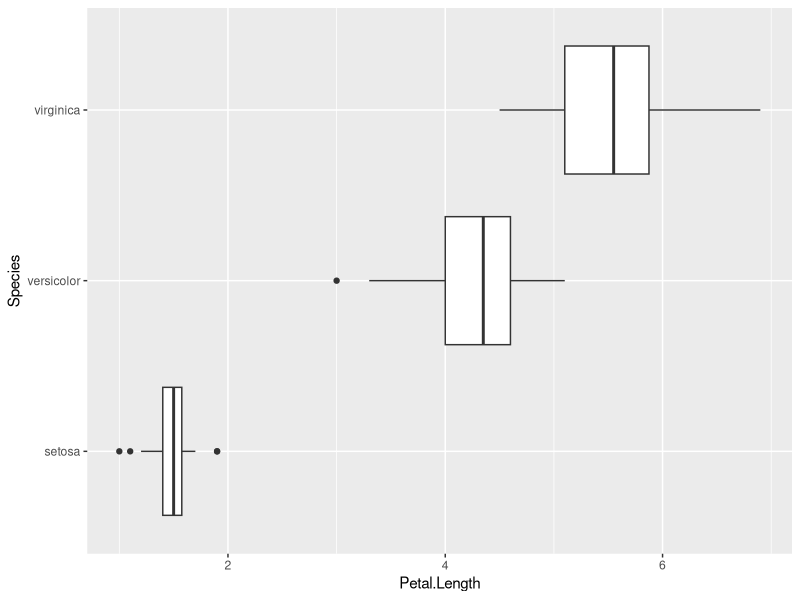
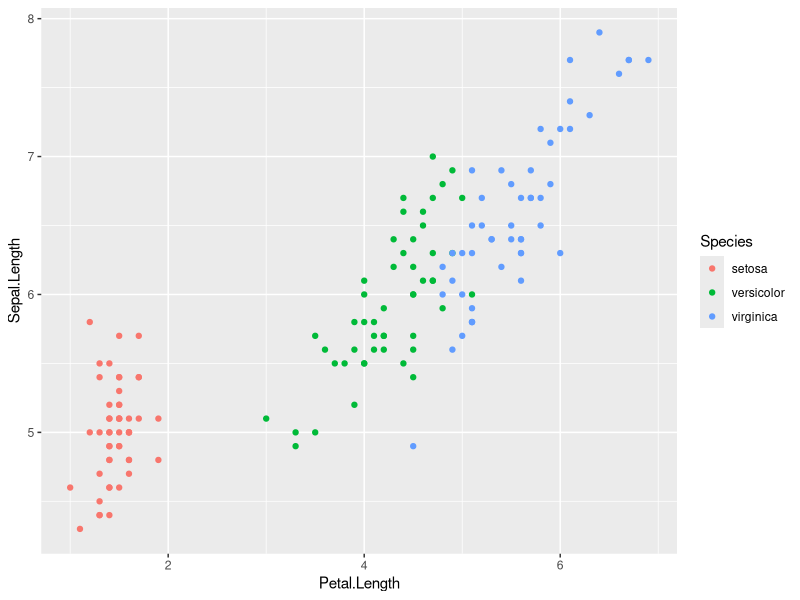

R code for these plots, in order:
#load ggplot library
library(ggplot2)
#plotting boxplot with petal length as the x axis and y as the species
Boxplot <- ggplot(iris, aes(x=Petal.Length, y=Species)) +
  geom_boxplot()
#displaying plot
Boxplot
#creating scatter plot with petal length on the x axis and sepal length on the y axis
Scatterplot <- ggplot(iris, aes(x=Petal.Length, y=Sepal.Length)) +
#coloring points based on species
  geom_point(aes(color=Species)) 
#displaying plot
Scatterplot
